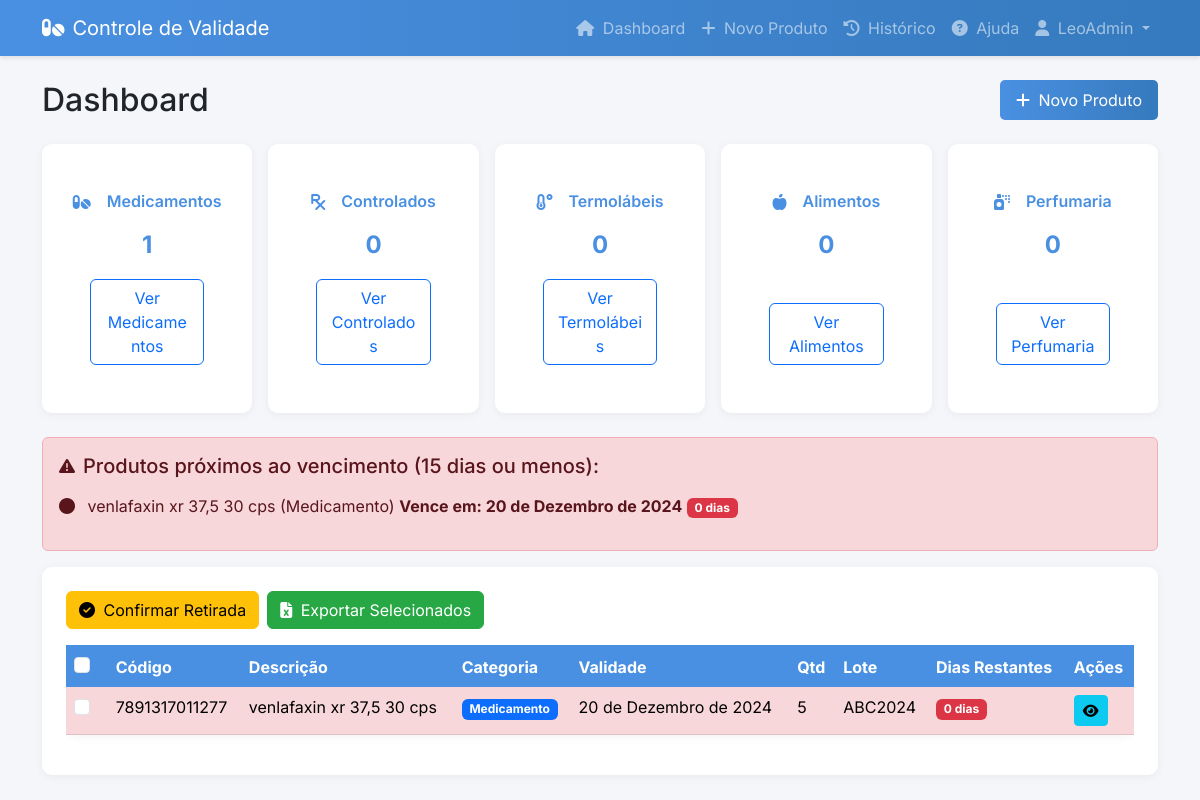
The app's page / (signed in), older data.
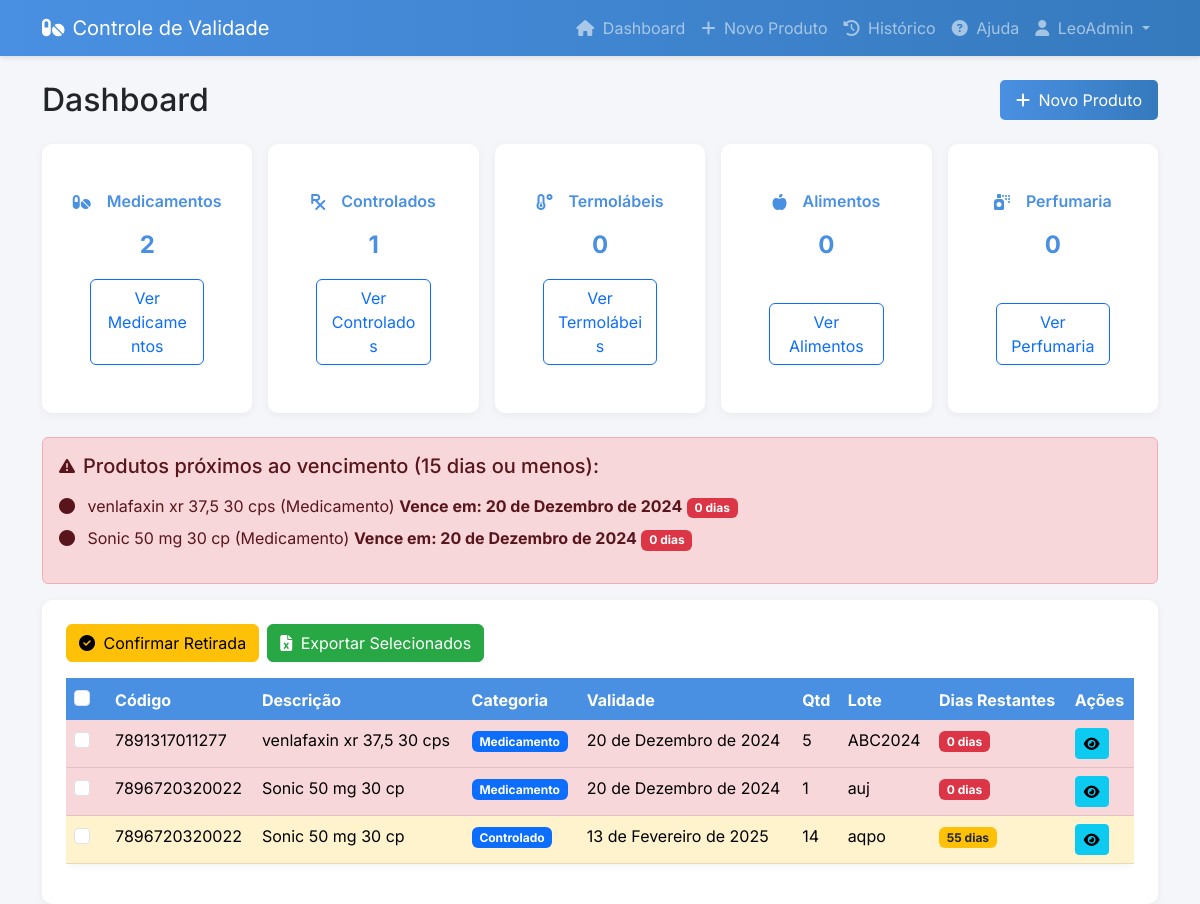
The same page, newer data.
### core/models.py (models this page shows, shortened)
class Farmacia(AbstractUser):
    nome_loja = models.CharField(max_length=100)
    cpf = models.CharField(max_length=14, unique=True, help_text="Digite o CPF no formato: 000.000.000-00")
    email = models.EmailField(unique=True)
    class Meta:
        verbose_name = "Farmácia"
        verbose_name_plural = "Farmácias"

class Produto(models.Model):
    CATEGORIA_CHOICES = [
        ('MEDICAMENTO', 'Medicamento'),
        ('CONTROLADO', 'Controlado'),
        ('TERMOLABEL', 'Termolábel'),
        ('ALIMENTO', 'Alimento'),
        ('PERFUMARIA', 'Perfumaria'),
    ]
    STATUS_CHOICES = [
        ('ATIVO', 'Ativo'),
        ('RETIRADO', 'Retirado'),
    ]
    farmacia = models.ForeignKey(Farmacia, on_delete=models.CASCADE)
    codigo_barras = models.CharField(max_length=13)
    descricao = models.CharField(max_length=200)
    categoria = models.CharField(
        max_length=20,
        choices=CATEGORIA_CHOICES,
        default='MEDICAMENTO'
    )
    data_validade = models.DateField()
    quantidade = models.IntegerField()
    lote = models.CharField(max_length=50)
    data_cadastro = models.DateTimeField(default=timezone.now)
    status = models.CharField(max_length=10, choices=STATUS_CHOICES, default='ATIVO')
    data_retirada = models.DateTimeField(null=True, blank=True)
    motivo_retirada = models.TextField(blank=True, null=True)
    class Meta:
        ordering = ['-data_cadastro']
    @property
    def status_validade(self):
        dias_para_vencer = (self.data_validade - timezone.now().date()).days
        if dias_para_vencer <= 15:
            return 'danger'  # Vermelho
        elif dias_para_vencer <= 90:
            return 'warning'  # Amarelo
        return 'normal'  # Sem destaque
    @property
    def dias_para_vencer(self):
        return (self.data_validade - timezone.now().date()).days

### core/views.py (the view)
# urls.py: path('', views.dashboard, name='dashboard'),
@login_required
def dashboard(request):
    categoria_filtro = request.GET.get('categoria', '')
    status_filtro = request.GET.get('status', 'ATIVO')
    produtos = Produto.objects.filter(farmacia=request.user)
    if categoria_filtro:
        produtos = produtos.filter(categoria=categoria_filtro)
    if status_filtro:
        produtos = produtos.filter(status=status_filtro)
    produtos_vencendo = produtos.filter(
        status='ATIVO',
        data_validade__lte=timezone.now().date() + timedelta(days=15)
    ).order_by('data_validade')
    context = {
        'produtos': produtos.order_by('data_validade'),
        'produtos_vencendo': produtos_vencendo,
        'categoria_selecionada': categoria_filtro,
        'total_medicamentos': produtos.filter(categoria='MEDICAMENTO', status='ATIVO').count(),
        'total_controlados': produtos.filter(categoria='CONTROLADO', status='ATIVO').count(),
        'total_termolabeis': produtos.filter(categoria='TERMOLABEL', status='ATIVO').count(),
        'total_alimentos': produtos.filter(categoria='ALIMENTO', status='ATIVO').count(),
        'total_perfumaria': produtos.filter(categoria='PERFUMARIA', status='ATIVO').count(),
    }
    return render(request, 'core/dashboard.html', context)

### core/templates/core/dashboard.html (shortened to what this page needs)
{% extends 'core/base.html' %}
{% block content %}
<div class="dashboard-header mb-4">
    <div class="d-flex justify-content-between align-items-center">
        <h2 class="mb-0">
            {% if categoria_selecionada %}
                {{ categoria_selecionada|title }}
            {% else %}
                Dashboard
            {% endif %}
        </h2>
        <a href="{% url 'produto_novo' %}" class="btn btn-primary">
            <i class="fas fa-plus me-1"></i> Novo Produto
        </a>
    </div>
</div>
{% if not categoria_selecionada %}
<div class="stats-container mb-4">
    <div class="card category-card">
        <div class="card-body text-center d-flex flex-column align-items-center">
            <h5 class="card-title d-flex align-items-center">
                <i class="fas fa-pills me-2"></i>
                <span>Medicamentos</span>
            </h5>
            <p class="card-text mb-3">{{ total_medicamentos }}</p>
            <a href="?categoria=MEDICAMENTO" class="btn btn-outline-primary">Ver Medicamentos</a>
        </div>
    </div>
    <div class="card category-card">
        <div class="card-body text-center d-flex flex-column align-items-center">
            <h5 class="card-title d-flex align-items-center">
                <i class="fas fa-prescription me-2"></i>
                <span>Controlados</span>
            </h5>
            <p class="card-text mb-3">{{ total_controlados }}</p>
            <a href="?categoria=CONTROLADO" class="btn btn-outline-primary">Ver Controlados</a>
        </div>
    </div>
    <div class="card category-card">
        <div class="card-body text-center d-flex flex-column align-items-center">
            <h5 class="card-title d-flex align-items-center">
                <i class="fas fa-temperature-low me-2"></i>
                <span>Termolábeis</span>
            </h5>
            <p class="card-text mb-3">{{ total_termolabeis }}</p>
            <a href="?categoria=TERMOLABEL" class="btn btn-outline-primary">Ver Termolábeis</a>
        </div>
    </div>
    <div class="card category-card">
        <div class="card-body text-center d-flex flex-column align-items-center">
            <h5 class="card-title d-flex align-items-center">
                <i class="fas fa-apple-alt me-2"></i>
                <span>Alimentos</span>
            </h5>
            <p class="card-text mb-3">{{ total_alimentos }}</p>
            <a href="?categoria=ALIMENTO" class="btn btn-outline-primary">Ver Alimentos</a>
        </div>
    </div>
    <div class="card category-card">
        <div class="card-body text-center d-flex flex-column align-items-center">
            <h5 class="card-title d-flex align-items-center">
                <i class="fas fa-spray-can me-2"></i>
                <span>Perfumaria</span>
            </h5>
            <p class="card-text mb-3">{{ total_perfumaria }}</p>
            <a href="?categoria=PERFUMARIA" class="btn btn-outline-primary">Ver Perfumaria</a>
        </div>
    </div>
</div>
{% endif %}
{% if produtos_vencendo %}
<div class="alert alert-danger fade-in">
    <div class="d-flex align-items-center">
        <i class="fas fa-exclamation-triangle me-2"></i>
        <h5 class="mb-0">Produtos próximos ao vencimento (15 dias ou menos):</h5>
    </div>
    <ul class="list-unstyled mt-3">
        {% for produto in produtos_vencendo %}
            <li class="mb-2">
                <i class="fas fa-circle me-2"></i>
                {{ produto.descricao }} ({{ produto.get_categoria_display }})
                <strong>Vence em: {{ produto.data_validade }}</strong>
                <span class="badge bg-danger">{{ produto.dias_para_vencer }} dias</span>
            </li>
        {% endfor %}
    </ul>
</div>
{% endif %}
<div class="card">
    <div class="card-body">
        <form id="produtosForm" action="{% url 'confirmar_retirada' %}" method="post">
            <div class="mb-3 d-flex gap-2">
                <button type="button" class="btn btn-warning" onclick="confirmarRetirada()">
                    <i class="fas fa-check-circle me-1"></i> Confirmar Retirada
                </button>
                <button type="button" class="btn btn-success" onclick="exportarSelecionados()">
                    <i class="fas fa-file-excel me-1"></i> Exportar Selecionados
                </button>
            </div>
            {% if produtos %}
            <div class="table-responsive">
                <table class="table table-hover">
                    <thead>
                        <tr>
                            <th>
                                <div class="form-check">
                                    <input type="checkbox" class="form-check-input" id="selectAll" onclick="toggleAll(this)">
                                </div>
                            </th>
                            <th>Código</th>
                            <th>Descrição</th>
                            <th>Categoria</th>
                            <th>Validade</th>
                            <th>Qtd</th>
                            <th>Lote</th>
                            <th>Dias Restantes</th>
                            <th>Ações</th>
                        </tr>
                    </thead>
                    <tbody>
                        {% for produto in produtos %}
                        <tr class="{% if produto.status_validade == 'danger' %}table-danger{% elif produto.status_validade == 'warning' %}table-warning{% endif %}">
                            <td>
                                <div class="form-check">
                                    <input type="checkbox" class="form-check-input" name="produtos_selecionados" value="{{ produto.id }}">
                                </div>
                            </td>
                            <td>{{ produto.codigo_barras }}</td>
                            <td>{{ produto.descricao }}</td>
                            <td>
                                <span class="badge bg-primary">{{ produto.get_categoria_display }}</span>
                            </td>
                            <td>{{ produto.data_validade }}</td>
                            <td>{{ produto.quantidade }}</td>
                            <td>{{ produto.lote }}</td>
                            <td>
                                {% if produto.dias_para_vencer <= 15 %}
                                    <span class="badge bg-danger">{{ produto.dias_para_vencer }} dias</span>
                                {% elif produto.dias_para_vencer <= 90 %}
                                    <span class="badge bg-warning text-dark">{{ produto.dias_para_vencer }} dias</span>
                                {% else %}
                                    <span class="badge bg-success">{{ produto.dias_para_vencer }} dias</span>
                                {% endif %}
                            </td>
                            <td>
                                <a href="{% url 'produto_detalhes' produto.pk %}" class="btn btn-sm btn-info">
                                    <i class="fas fa-eye"></i>
                                </a>
                            </td>
                        </tr>
                        {% endfor %}
                    </tbody>
                </table>
            </div>
            {% endif %}
        </form>
    </div>
</div>
{% endblock %}

### core/templates/core/base.html (shortened to what this page needs)
<!DOCTYPE html>
<html lang="pt-br">
<head>
    <link href="https://cdn.jsdelivr.net/npm/bootstrap@5.3.0/dist/css/bootstrap.min.css" rel="stylesheet">
    <link href="https://cdn.jsdelivr.net/npm/sweetalert2@11/dist/sweetalert2.min.css" rel="stylesheet">
    <link href="https://cdn.jsdelivr.net/npm/@fortawesome/fontawesome-free@6/css/all.min.css" rel="stylesheet">
    {% load static %}
    <link rel="stylesheet" href="{% static 'css/style.css' %}">
</head>
<body>
    <nav class="navbar navbar-expand-lg navbar-dark">
        <div class="container">
            <a class="navbar-brand d-flex align-items-center" href="{% url 'dashboard' %}">
                <i class="fas fa-pills me-2"></i>
                Controle de Validade
            </a>
            <div class="collapse navbar-collapse" id="navbarNav">
                <ul class="navbar-nav ms-auto">
                    {% if user.is_authenticated %}
                        <li class="nav-item">
                            <a class="nav-link" href="{% url 'dashboard' %}">
                                <i class="fas fa-home me-1"></i> Dashboard
                            </a>
                        </li>
                        <li class="nav-item">
                            <a class="nav-link" href="{% url 'produto_novo' %}">
                                <i class="fas fa-plus me-1"></i> Novo Produto
                            </a>
                        </li>
                        <li class="nav-item">
                            <a class="nav-link" href="{% url 'historico' %}">
                                <i class="fas fa-history me-1"></i> Histórico
                            </a>
                        </li>
                        <li class="nav-item">
                            <a class="nav-link" href="{% url 'ajuda' %}" onclick="showHelp()">
                                <i class="fas fa-question-circle me-1"></i> Ajuda
                            </a>
                        </li>
                        <li class="nav-item dropdown">
                            <a class="nav-link dropdown-toggle" href="#" id="userDropdown" role="button" data-bs-toggle="dropdown">
                                <i class="fas fa-user me-1"></i> {{ user.nome_loja }}
                            </a>
                        </li>
                    {% endif %}
                </ul>
            </div>
        </div>
    </nav>
    <div class="container mt-4">
        {% block content %}
        {% endblock %}
    </div>
</body>
</html>

### static/css/style.css (style rules this page uses)
:root { --primary-color: #4a90e2; --secondary-color: #f5f6fa; --danger-color: #e74c3c; --warning-color: #f1c40f; --success-color: #2ecc71; }
body { background-color: var(--secondary-color); font-family: 'Inter', sans-serif; }
.navbar { box-shadow: 0 2px 4px rgba(0,0,0,0.1); background: linear-gradient(to right, #4a90e2, #357abd); }
.card { border: none; border-radius: 10px; box-shadow: 0 2px 10px rgba(0,0,0,0.05); transition: transform 0.2s; }
.category-card { text-align: center; padding: 1.5rem; }
.category-card .card-title { color: var(--primary-color); font-weight: 600; }
.category-card .card-text { font-size: 1.5rem; font-weight: bold; }
.btn-primary { background-color: var(--primary-color); border: none; border-radius: 5px; padding: 0.5rem 1rem; }
.table { background: white; border-radius: 10px; box-shadow: 0 2px 10px rgba(0,0,0,0.05); }
.table thead th { background-color: var(--primary-color); color: white; border: none; }
.stats-container { display: grid; grid-template-columns: repeat(5, 1fr); gap: 1rem; margin-bottom: 2rem; }
.fade-in { animation: fadeIn 0.3s ease-in; }
.btn-primary { background: linear-gradient(to right, #4a90e2, #357abd); border: none; transition: transform 0.2s; }

### core/templates/core/dashboard.html (style rules this page uses)
.btn-success { background-color: #28a745; border-color: #28a745; color: white; }
.gap-2 { gap: 0.5rem; }
.stats-container { display: grid; grid-template-columns: repeat(auto-fit, minmax(200px, 1fr)); gap: 1rem; margin: 1rem 0; }
.category-card { height: 100%; transition: transform 0.2s; }
.card-body { display: flex; flex-direction: column; justify-content: space-between; height: 100%; padding: 1.5rem; }
.card-title { margin-bottom: 1rem; font-size: 1rem; font-weight: 600; display: flex; align-items: center; justify-content: center; gap: 0.5rem; white-space: nowrap; }
.card-title i { font-size: 1rem; }
.card-text { font-size: 1.5rem; font-weight: bold; color: #4a90e2; }
.btn-outline-primary { width: 100%; margin-top: auto; }

Row changes from the older to the newer data that the page shows:
added Produto: descricao "Sonic 50 mg 30 cp", categoria "Medicamento", data_validade "20 de Dezembro de 2024", dias_para_vencer "0", codigo_barras "7896720320022", quantidade "1", lote "auj"
added Produto: codigo_barras "7896720320022", descricao "Sonic 50 mg 30 cp", categoria "Controlado", data_validade "13 de Fevereiro de 2025", quantidade "14", lote "aqpo", dias_para_vencer "55"
Text that changed along with them:
{{ total_medicamentos }}: "1" → "2"
{{ total_controlados }}: "0" → "1"
